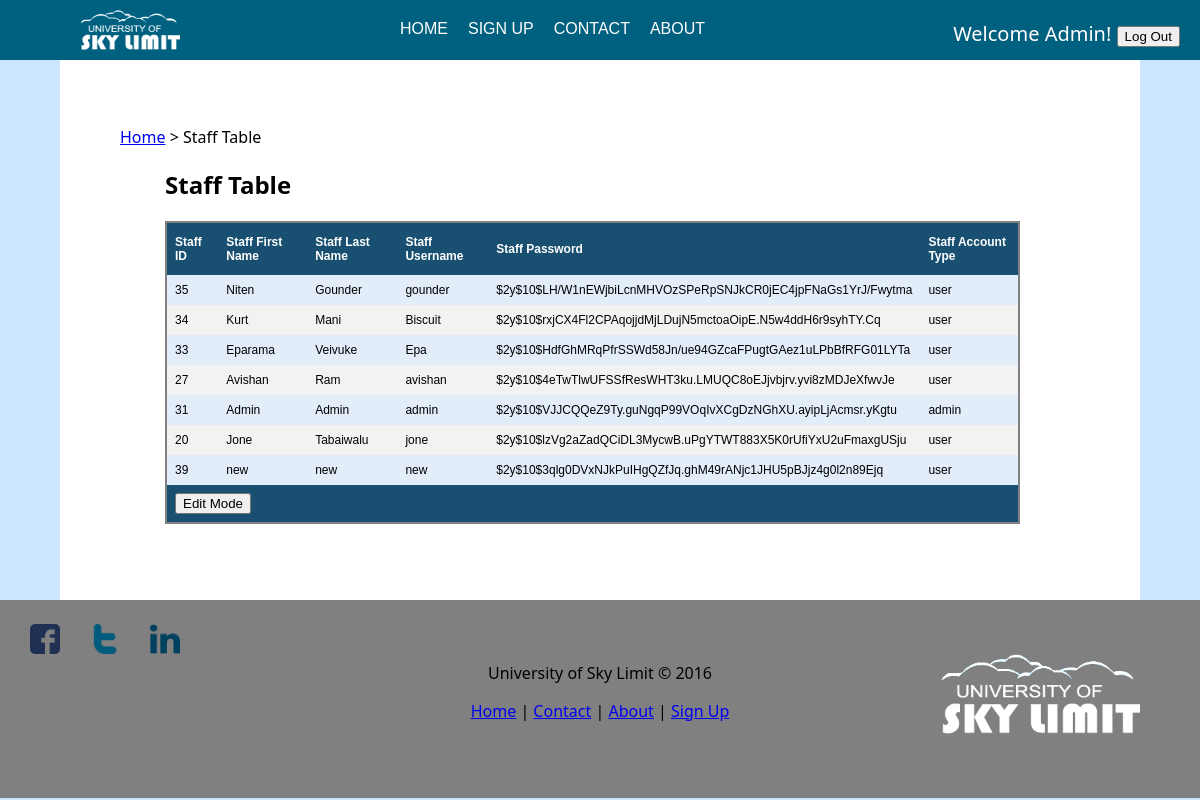
The app's page /Simple_Library_Management_System/library/staff.php (signed in) with its own data.
### tables this page shows
CREATE TABLE `staff` (
  `Staff_ID` int(10) NOT NULL,
  `Staff_FName` char(20) NOT NULL,
  `Staff_LName` char(20) NOT NULL,
  `Staff_Username` varchar(25) NOT NULL,
  `Staff_Pwd` varchar(255) NOT NULL,
  `Staff_AccountType` varchar(10) NOT NULL
);

### Simple_Library_Management_System/library/staff.php (the view, shortened to what this page needs)
<?php
include 'includes/dbcon.php';
$qry = "SELECT * FROM staff";
$result = $db_conn->query($qry);
include 'includes/header.php';
?>
<head>
</head>
<body>
<div id="main">
<div id="main-content">
	<p><a href="home.php">Home</a> > Staff Table</p>
	<h2 id="padding">Staff Table</h2>
	<form id="form" name="frmUser" method="post">
	<table id="table" style="margin-left: 5%">
	<tr>
		<th>Staff ID</th>
		<th>Staff First Name</th>
		<th>Staff Last Name</th>
		<th>Staff Username</th>
		<th>Staff Password</th>
		<th>Staff Account Type</th>
	</tr>
	<?php
		$i=0;
		while($row = mysqli_fetch_array($result)) {
		if($i%2==0)
			$classname="evenRow";
		else
			$classname="oddRow";
		?>
		<tr class="<?php if(isset($classname)) echo $classname;?>">
			<td><?php echo $row['Staff_ID']; ?></td>
			<td><?php echo $row['Staff_FName']; ?></td>
			<td><?php echo $row['Staff_LName']; ?></td>
			<td><?php echo $row['Staff_Username']; ?></td>
			<td><?php echo $row['Staff_Pwd']; ?></td>
			<td><?php echo $row['Staff_AccountType']; ?></td>
		</tr>
	<?php
		$i++;
	}
	?>
	<tr class="lastrow">
			<td colspan="10">
				<button onClick="edit();" />Edit Mode</button>
			</td>
	</tr>
	</table>
	</form>
	<br/>
	<br/>
	<br/>
	<br/><br/>
</div>
</div>
<?php include "includes/footer.php"; ?>

### Simple_Library_Management_System/library/style.css (style rules this page uses)
body { background: #cce6ff; margin: 0; font-family: "Segoe UI",Optima,Helvetica,Arial,sans-serif; }
#main { float: center; width:100%; }
#main-content { padding: 50px 10% 50px 5%; margin: 0 5% 0 5%; text-align: left; width: auto; background: white; min-height: 300px; margin-bottom: -7%; }
#padding { margin-left: 5%; }
#table { font-family: "Trebuchet MS", Arial, Helvetica, sans-serif; border-collapse: collapse; border: 2px solid grey; }
#table td, #table th { padding: 8px; font-size:12px; }
#table th { padding-top: 12px; padding-bottom: 12px; text-align: left; background-color: #194f71; color: white; }
.evenRow { background-color: #E2EDF9; font-size:12px; }
.oddRow { background-color: #f2f2f2; font-size:12px; }
.lastrow { background-color: #194f71; font-size:12px; color: white; font-weight:bold; }

### records on screen
staff: Staff_ID "35", Staff_FName "Niten", Staff_LName "Gounder", Staff_Username "gounder", Staff_Pwd "$2y$10$LH/W1nEWjbiLcnMHVOzSPeRpSNJkCR0jEC4jpFNaGs1YrJ/Fwytma", Staff_AccountType "user"
staff: Staff_ID "34", Staff_FName "Kurt", Staff_LName "Mani", Staff_Username "Biscuit", Staff_Pwd "$2y$10$rxjCX4Fl2CPAqojjdMjLDujN5mctoaOipE.N5w4ddH6r9syhTY.Cq", Staff_AccountType "user"
staff: Staff_ID "33", Staff_FName "Eparama", Staff_LName "Veivuke", Staff_Username "Epa", Staff_Pwd "$2y$10$HdfGhMRqPfrSSWd58Jn/ue94GZcaFPugtGAez1uLPbBfRFG01LYTa", Staff_AccountType "user"
staff: Staff_ID "27", Staff_FName "Avishan", Staff_LName "Ram", Staff_Username "avishan", Staff_Pwd "$2y$10$4eTwTlwUFSSfResWHT3ku.LMUQC8oEJjvbjrv.yvi8zMDJeXfwvJe", Staff_AccountType "user"
staff: Staff_ID "31", Staff_FName "Admin", Staff_LName "Admin", Staff_Username "admin", Staff_Pwd "$2y$10$VJJCQQeZ9Ty.guNgqP99VOqIvXCgDzNGhXU.ayipLjAcmsr.yKgtu", Staff_AccountType "admin"
staff: Staff_ID "20", Staff_FName "Jone", Staff_LName "Tabaiwalu", Staff_Username "jone", Staff_Pwd "$2y$10$lzVg2aZadQCiDL3MycwB.uPgYTWT883X5K0rUfiYxU2uFmaxgUSju", Staff_AccountType "user"
staff: Staff_ID "39", Staff_FName "new", Staff_LName "new", Staff_Username "new", Staff_Pwd "$2y$10$3qlg0DVxNJkPuIHgQZfJq.ghM49rANjc1JHU5pBJjz4g0l2n89Ejq", Staff_AccountType "user"

### other values on screen
$_SESSION['firstname'] "Admin"
